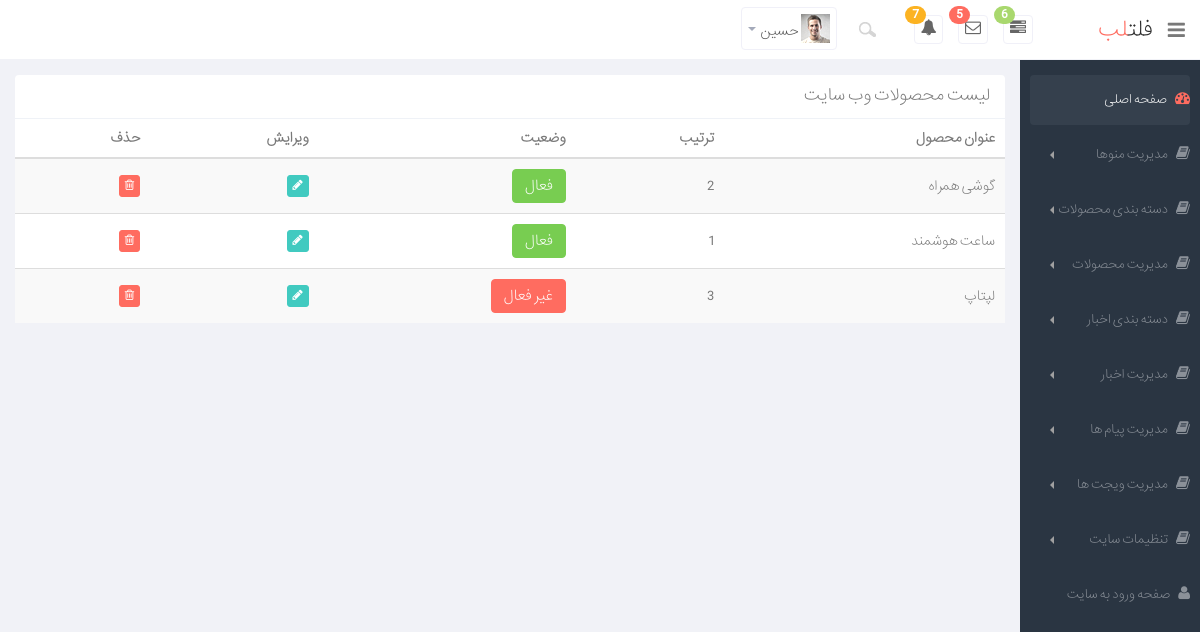
The app's page /admin/dashbord.php?m=product&p=list (signed in) with its own data.
### tables this page shows
CREATE TABLE IF NOT EXISTS `product_cat` (
  `id` int(11) NOT NULL AUTO_INCREMENT,
  `title` varchar(100) NOT NULL,
  `status` enum('0','1') NOT NULL,
  `sort` int(11) NOT NULL,
  PRIMARY KEY (`id`)
);

### include/product_category.php (called while the page is built, shortened)
<?php
function listproductadmin(){
    $connect=config();
    $sql="SELECT * FROM product_cat";
    $row=mysqli_query($connect,$sql);
    while ($res=mysqli_fetch_assoc($row)){
        $result[]=$res;
    }
    return $result;
}

### admin/product/list.php (the view)
<div class="row">
    <div class="col-lg-12">
        <section class="panel">
            <header class="panel-heading">
                            لیست محصولات وب سایت
            </header>
            <table class="table table-striped table-advance table-hover">
                <thead>
                <tr>
                    <th> عنوان محصول</th>
                    <th> ترتیب</th>
                    <th> وضعیت</th>
                    <th>ویرایش</th>
                    <th>حذف</th>
                </tr>
                </thead>
                <tbody>
                <?php
                    $listproduct=listproductadmin();
                    foreach ($listproduct as $val):
                ?>
                <tr>
                    <td><?php echo $val['title']; ?></td>
                    <td><?php echo $val['sort']; ?></td>
                    <td>
                        <?php
                        if($val['status']==0){
                            echo "
                                <span class='btn btn-danger'>غیر فعال</span>
                            ";
                        }
                        else{
                            echo "
                                <span class='btn btn-success'> فعال</span>
                            ";
                        }
                        ?>
                    </td>
                    <td><a href="dashbord.php?m=product&p=edit&id=<?php echo $val['id']; ?>" class="btn btn-primary btn-xs"><i class="icon-pencil"></i></a></td>
                    <td><a href="dashbord.php?m=product&p=delete&id=<?php echo $val['id']; ?>" class="btn btn-danger btn-xs"><i class="icon-trash "></i></a></td>
                </tr>
                <?php
                endforeach;
                ?>
                </tbody>
            </table>
        </section>
    </div>
</div>

### admin/css/style.css (style rules this page uses)
body { color: #797979; background: #f1f2f7; font-family: 'main', sans-serif; padding: 0px !important; margin: 0px !important; font-size:13px; }
.table-advance tr td { vertical-align: middle !important; }
body { direction:rtl; }

### records on screen
product_cat: title "گوشی همراه", sort "2", status "فعال"
product_cat: title "ساعت هوشمند", sort "1", status "فعال"
product_cat: title "لپتاپ", sort "3", status "غیر فعال"

### other values on screen
$_SESSION['username'] "حسین"
